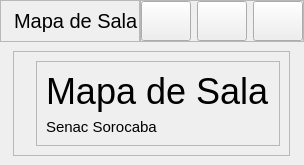
              <widget class="QWidget" name="widget_2" native="true">
               <layout class="QVBoxLayout" name="verticalLayout_5">
                <property name="spacing">
                 <number>0</number>
                </property>
                <property name="leftMargin">
                 <number>0</number>
                </property>
                <property name="topMargin">
                 <number>0</number>
                </property>
                <property name="rightMargin">
                 <number>0</number>
                </property>
                <property name="bottomMargin">
                 <number>0</number>
                </property>
                <item>
                 <widget class="QWidget" name="cabecalho" native="true">
                  <property name="sizePolicy">
                   <sizepolicy hsizetype="Expanding" vsizetype="Preferred">
                    <horstretch>0</horstretch>
                    <verstretch>0</verstretch>
                   </sizepolicy>
                  </property>
                  <property name="maximumSize">
                   <size>
                    <width>16777215</width>
                    <height>16777215</height>
                   </size>
                  </property>
                  <layout class="QHBoxLayout" name="horizontalLayout_2">
                   <property name="spacing">
                    <number>0</number>
                   </property>
                   <property name="leftMargin">
                    <number>0</number>
                   </property>
                   <property name="topMargin">
                    <number>0</number>
                   </property>
                   <property name="rightMargin">
                    <number>0</number>
                   </property>
                   <property name="bottomMargin">
                    <number>0</number>
                   </property>
                   <item alignment="Qt::AlignLeft">
                    <widget class="QFrame" name="logoTitulo">
                     <property name="frameShape">
                      <enum>QFrame::StyledPanel</enum>
                     </property>
                     <property name="frameShadow">
                      <enum>QFrame::Raised</enum>
                     </property>
                     <layout class="QHBoxLayout" name="horizontalLayout_4">
                      <property name="leftMargin">
                       <number>0</number>
                      </property>
                      <property name="topMargin">
                       <number>0</number>
                      </property>
                      <property name="rightMargin">
                       <number>0</number>
                      </property>
                      <property name="bottomMargin">
                       <number>0</number>
                      </property>
                      <item>
                       <widget class="QLabel" name="logo">
                        <property name="minimumSize">
                         <size>
                          <width>0</width>
                          <height>0</height>
                         </size>
                        </property>
                        <property name="maximumSize">
                         <size>
                          <width>70</width>
                          <height>40</height>
                         </size>
                        </property>
                        <property name="text">
                         <string/>
                        </property>
                        <property name="pixmap">
                         <pixmap>icones/logoSenac.png</pixmap>
                        </property>
                        <property name="scaledContents">
                         <bool>true</bool>
                        </property>
                        <property name="alignment">
                         <set>Qt::AlignCenter</set>
                        </property>
                       </widget>
                      </item>
                      <item>
                       <widget class="QLabel" name="titulo">
                        <property name="font">
                         <font>
                          <pointsize>15</pointsize>
                          <weight>50</weight>
                          <bold>false</bold>
                         </font>
                        </property>
                        <property name="text">
                         <string>Mapa de Sala</string>
                        </property>
                       </widget>
                      </item>
                     </layout>
                    </widget>
                   </item>
                   <item alignment="Qt::AlignRight">
                    <widget class="QFrame" name="btnsJanela">
                     <property name="frameShape">
                      <enum>QFrame::StyledPanel</enum>
                     </property>
                     <property name="frameShadow">
                      <enum>QFrame::Raised</enum>
                     </property>
                     <layout class="QHBoxLayout" name="horizontalLayout_3">
                      <property name="spacing">
                       <number>6</number>
                      </property>
                      <property name="leftMargin">
                       <number>0</number>
                      </property>
                      <property name="topMargin">
                       <number>0</number>
                      </property>
                      <property name="rightMargin">
                       <number>0</number>
                      </property>
                      <property name="bottomMargin">
                       <number>0</number>
                      </property>
                      <item>
                       <widget class="QPushButton" name="btnMinimizar">
                        <property name="minimumSize">
                         <size>
                          <width>50</width>
                          <height>40</height>
                         </size>
                        </property>
                        <property name="cursor">
                         <cursorShape>PointingHandCursor</cursorShape>
                        </property>
                        <property name="text">
                         <string/>
                        </property>
                        <property name="icon">
                         <iconset>
                          <normaloff>icones/remove_24dp_000000_FILL0_wght400_GRAD0_opsz24.png</normaloff>icones/remove_24dp_000000_FILL0_wght400_GRAD0_opsz24.png</iconset>
                        </property>
                        <property name="iconSize">
                         <size>
                          <width>16</width>
                          <height>16</height>
                         </size>
                        </property>
                       </widget>
                      </item>
                      <item>
                       <widget class="QPushButton" name="btnTelaCheia">
                        <property name="minimumSize">
                         <size>
                          <width>50</width>
                          <height>40</height>
                         </size>
                        </property>
                        <property name="cursor">
                         <cursorShape>PointingHandCursor</cursorShape>
                        </property>
                        <property name="text">
                         <string/>
                        </property>
                        <property name="icon">
                         <iconset>
                          <normaloff>icones/square-rounded-regular-24.png</normaloff>icones/square-rounded-regular-24.png</iconset>
                        </property>
                        <property name="iconSize">
                         <size>
                          <width>16</width>
                          <height>16</height>
                         </size>
                        </property>
                       </widget>
                      </item>
                      <item>
                       <widget class="QPushButton" name="btnFecharPagina">
                        <property name="minimumSize">
                         <size>
                          <width>50</width>
                          <height>40</height>
                         </size>
                        </property>
                        <property name="sizeIncrement">
                         <size>
                          <width>100</width>
                          <height>0</height>
                         </size>
                        </property>
                        <property name="font">
                         <font>
                          <pointsize>8</pointsize>
                         </font>
                        </property>
                        <property name="cursor">
                         <cursorShape>PointingHandCursor</cursorShape>
                        </property>
                        <property name="styleSheet">
                         <string notr="true"/>
                        </property>
                        <property name="text">
                         <string/>
                        </property>
                        <property name="icon">
                         <iconset>
                          <normaloff>icones/close_24dp_000000_FILL0_wght400_GRAD0_opsz24.png</normaloff>
                          <normalon>icones/close_24dp_000000_FILL0_wght400_GRAD0_opsz24.png</normalon>icones/close_24dp_000000_FILL0_wght400_GRAD0_opsz24.png</iconset>
                        </property>
                        <property name="iconSize">
                         <size>
                          <width>16</width>
                          <height>16</height>
                         </size>
                        </property>
                       </widget>
                      </item>
                     </layout>
                    </widget>
                   </item>
                  </layout>
                 </widget>
                </item>
                <item>
                 <widget class="QWidget" name="containerGeral" native="true">
                  <property name="sizePolicy">
                   <sizepolicy hsizetype="Expanding" vsizetype="Expanding">
                    <horstretch>0</horstretch>
                    <verstretch>0</verstretch>
                   </sizepolicy>
                  </property>
                  <property name="sizeIncrement">
                   <size>
                    <width>0</width>
                    <height>0</height>
                   </size>
                  </property>
                  <layout class="QHBoxLayout" name="horizontalLayout_8">
                   <property name="spacing">
                    <number>0</number>
                   </property>
                   <property name="leftMargin">
                    <number>0</number>
                   </property>
                   <property name="topMargin">
                    <number>0</number>
                   </property>
                   <property name="rightMargin">
                    <number>0</number>
                   </property>
                   <property name="bottomMargin">
                    <number>0</number>
                   </property>
                   <item>
                    <widget class="QStackedWidget" name="container">
                     <property name="sizePolicy">
                      <sizepolicy hsizetype="Preferred" vsizetype="Preferred">
                       <horstretch>0</horstretch>
                       <verstretch>0</verstretch>
                      </sizepolicy>
                     </property>
                     <property name="currentIndex">
                      <number>0</number>
                     </property>
                     <widget class="QWidget" name="inicio">
                      <layout class="QHBoxLayout" name="horizontalLayout_5">
                       <item alignment="Qt::AlignHCenter|Qt::AlignVCenter">
                        <widget class="QFrame" name="frame_4">
                         <property name="frameShape">
                          <enum>QFrame::StyledPanel</enum>
                         </property>
                         <property name="frameShadow">
                          <enum>QFrame::Raised</enum>
                         </property>
                         <layout class="QHBoxLayout" name="horizontalLayout_6">
                          <item>
                           <widget class="QLabel" name="label">
                            <property name="text">
                             <string/>
                            </property>
                            <property name="pixmap">
                             <pixmap>icones/logoSenac.png</pixmap>
                            </property>
                            <property name="scaledContents">
                             <bool>true</bool>
                            </property>
                           </widget>
                          </item>
                          <item>
                           <widget class="QFrame" name="frame_5">
                            <property name="frameShape">
                             <enum>QFrame::StyledPanel</enum>
                            </property>
                            <property name="frameShadow">
                             <enum>QFrame::Raised</enum>
                            </property>
                            <layout class="QVBoxLayout" name="verticalLayout_8">
                             <item>
                              <widget class="QLabel" name="label_2">
                               <property name="font">
                                <font>
                                 <pointsize>27</pointsize>
                                </font>
                               </property>
                               <property name="text">
                                <string>Mapa de Sala</string>
                               </property>
                              </widget>
                             </item>
                             <item>
                              <widget class="QLabel" name="label_3">
                               <property name="font">
                                <font>
                                 <pointsize>11</pointsize>
                                </font>
                               </property>
                               <property name="text">
                                <string>Senac Sorocaba</string>
                               </property>
                              </widget>
                             </item>
                            </layout>
                           </widget>
                          </item>
                         </layout>
                        </widget>
                       </item>
                      </layout>
                     </widget>
                    </widget>
                   </item>
                  </layout>
                 </widget>
                </item>
               </layout>
              </widget>
